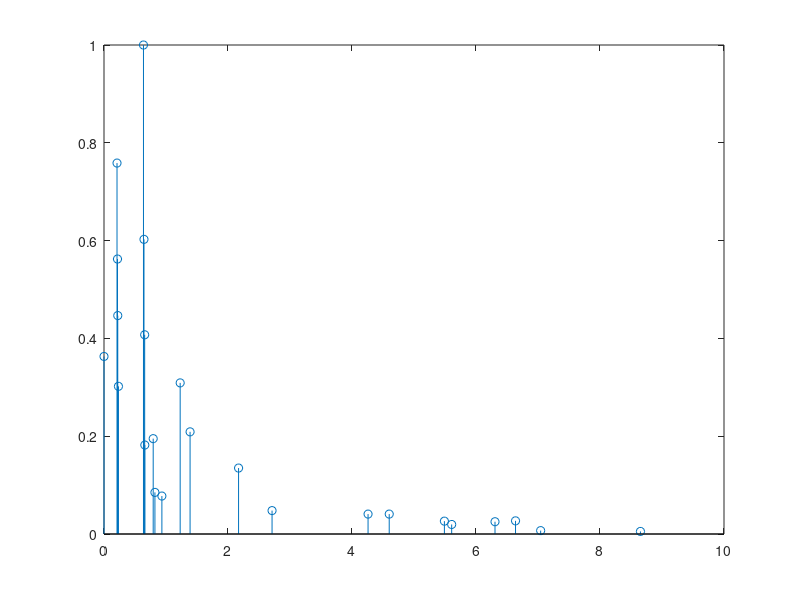
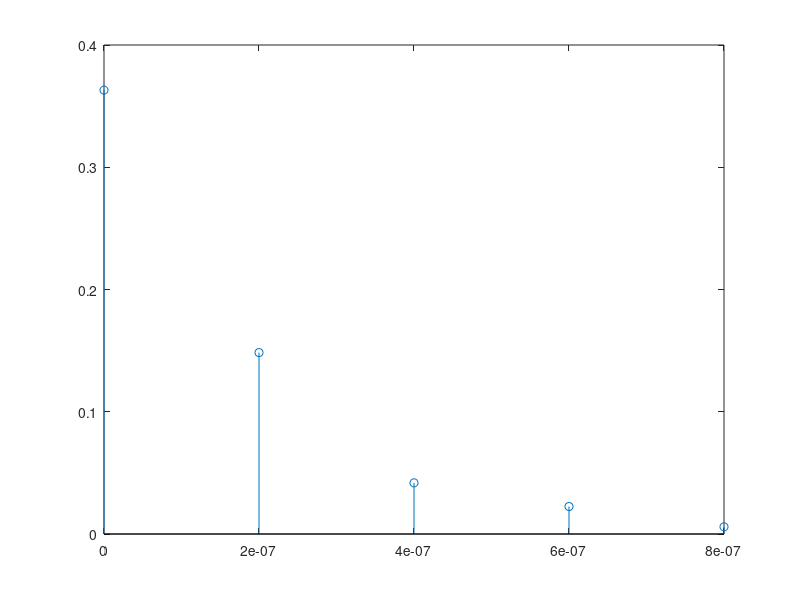

Write the MATLAB code that produced these figures, in order.
% --------------------------------- %
% Lab2 Exercise 1 Q1
% --------------------------------- %
clear;
close all;
clc;

% Parameter Define

M = 4;                   % Model Order 4QAM M = 4
sub_carrier_num = 64;     % Number of subcarrier
symbol_num = 6;           % Number of symbols in each subcarrier
SNR_dB = 30;              % Eb/N0
Bw = 39/50 * 1e6;

subcarrierSpacing = Bw / sub_carrier_num;
fprintf("subcarrierSpacing = %.2f kHz\n", subcarrierSpacing / 1000);

dur_of_OFDM_symbol = sub_carrier_num / Bw;
fprintf("dur_of_OFDM_symbol = %.2f us\n", dur_of_OFDM_symbol * 1e6);

% Stem

Bw =  5e6;
Ts = 1/Bw;

% sampling period
fc = 5.9 * 16 ^ 9;  % carrier frequency

delay_norm = [0 0.2099 0.2219 0.2329 0.2176 0.6366 ...
    0.6448 0.6560 0.6584 0.7935 0.8213 0.9336 1.2285 ...
    1.3883 2.1704 2.7105 4.2589 4.6003 5.4902 5.6077 ...
    6.3065 6.6374 7.0427 8.6523]; % normalized delay as per standard

Power_db = [-4.4 -1.2 -3.5 -5.2 -2.5 0 -2.2 -3.9 -7.4 ...
    -7.1 -10.7 -11.1 -5.1 -6.8 -8.7 -13.2 -13.9 -13.9 ...
    -15.8 -17.1 -16 -15.7 -21.6 -22.8];% Power of each delay
% converting log scale to linear
pow_prof_ori = 10.^(0.1 * Power_db);

figure;
stem(delay_norm, pow_prof_ori);

Ds = 100e-9;                     % nominal delay spread as per standard
delay_actual = delay_norm * Ds;  % actual delay 
maxdelay = delay_actual(end);    % max delay as per standard
newdelays = (0 : Ts : maxdelay); % delays according to sampling rate

% --------------------------------- %
% interpolating and generating channel with given para
% --------------------------------- %
% interpolating and taking the value for required delays
newpowers = interp1(delay_actual, Power_db, newdelays);
% converting log scale to linear
pow_prof = 10.^(0.1 * newpowers);
len = length(pow_prof);

figure;
stem(newdelays, pow_prof);

Ds2 = 30e-9;

disp(max(delay_norm) * Ds) 
disp(max(delay_norm) * Ds2) 
